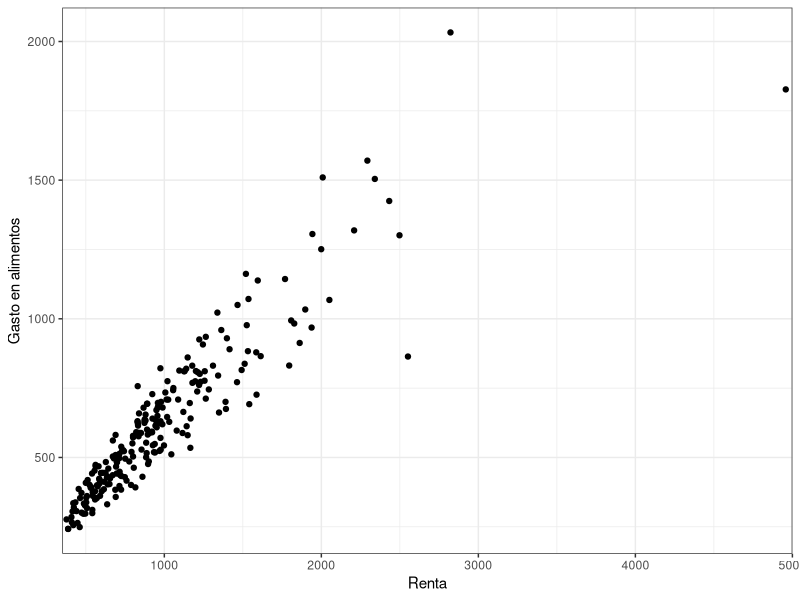
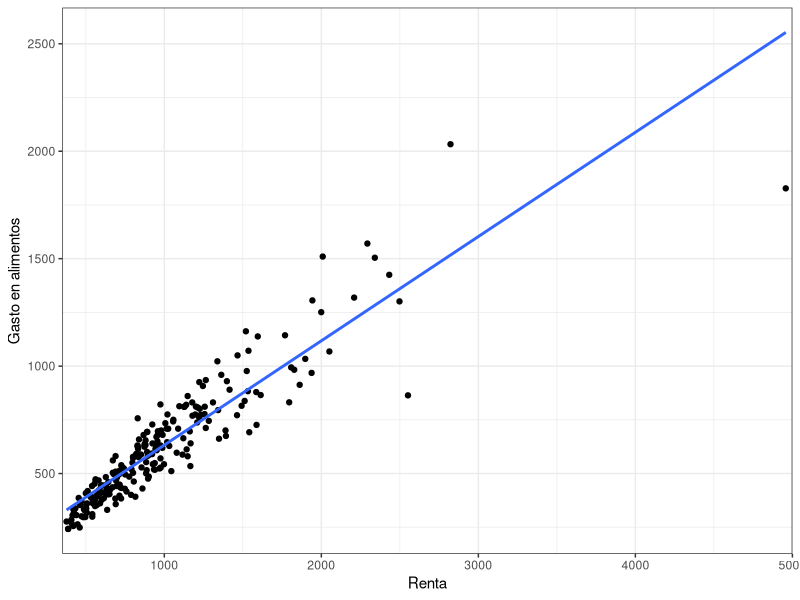

Reproduce these figures in R, in order.
## ---- chunk 1
#| include: true
#| warning: false
#| message: false

# Lectura de librerías
library(tidyverse)
# Lectura de datos
ENGEL_ALIM <- read_delim("data/ENGEL_ALIM_USA.csv", ";", 
                         escape_double = FALSE, trim_ws = TRUE)
# Diagrama de puntos (scatter plot) de las variables RENTA y GALIM
ggplot(ENGEL_ALIM, aes(x = RENTA, y = GALIM)) + 
  geom_point() + 
  scale_x_continuous(limits = c(350, 5000), expand = c(0, 0)) + 
  theme_bw() + 
  labs(x = "Renta", y = "Gasto en alimentos")
ggplot(ENGEL_ALIM, aes(x = RENTA, y = GALIM)) + 
  geom_point() + 
  geom_smooth(method = "lm", se = FALSE) + 
  scale_x_continuous(limits = c(350, 5000), expand = c(0, 0)) + 
  theme_bw() + 
  labs(x = "Renta", y = "Gasto en alimentos")
# Estimación de una curva de Engel lineal por MCO
CURVA_ENGEL_LINEAL <- lm(GALIM ~ RENTA, data = ENGEL_ALIM)
summary(CURVA_ENGEL_LINEAL)
# Predicción
# Vector que contiene los nuevos valores de las variables explicativas
new_RENTA <- data.frame(RENTA=c(400, 2000, 4500))
new_RENTA
# Predicción puntual
pred_GALIM <- predict(CURVA_ENGEL_LINEAL, new_RENTA)
names(pred_GALIM) <-c("Renta = 400", "2000", "4500")
pred_GALIM
# Predicción del valor esperado con intervalo de confianza
pred_GALIM_IC <- predict(CURVA_ENGEL_LINEAL, new_RENTA, interval="confidence", level=0.95)
pred_GALIM_IC
